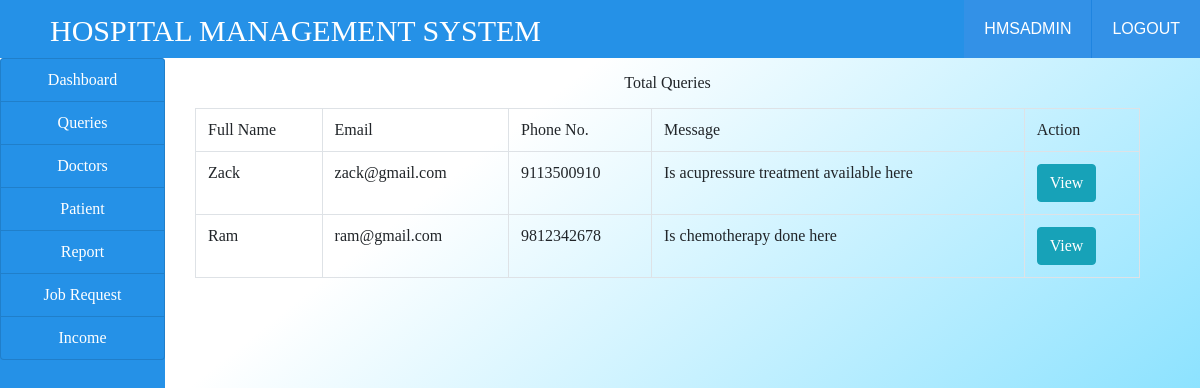
The page /query.php (signed in) on the database its author committed.
### tables this page shows
CREATE TABLE `queries` (
  `id` int(100) NOT NULL,
  `fullname` varchar(100) NOT NULL,
  `email` varchar(100) NOT NULL,
  `phone` varchar(10) NOT NULL,
  `message` varchar(100) NOT NULL
);

### query.php (the view, shortened to what this page needs)
<!DOCTYPE html>
<html>
<head>
</head>
<body>
 <?php
include("link.php");
include("ribbon.php");
include("connection.php");
 ?>
 <div class="container-fluid" style= "background: linear-gradient(to bottom right, #ffffff 25%, #33ccff 100%);">
 	<div class="col-md-12">
 		<div class="row">
 			<div class="col-md-2" style="margin-left: -30px">
 				<?php
 					include("sidenav.php");
 				?>
 			</div>
 			<div class="col-md-10">
                  <h5 class="text-center my-3">Total Queries</h5>
 				<?php
 				$query = "SELECT * FROM queries";
 				$res=mysqli_query($conn,$query);
$output = "";
$output .="
      <table class='table table-bordered'>
      <tr>
      		<th>Full Name</th>
      		<th>Email</th>
      		<th>Phone No.</th>
      		<th>Message</th>
      		<th>Action</th>
      </tr>
";
while($row=mysqli_fetch_array($res)) {
	$output .="
		<tr>
		  <td>".$row['fullname']."</td>
		  <td>".$row['email']."</td>
		   <td>".$row['phone']."</td>
		  <td>".$row['message']."</td>
		  <td>
		   <a href='viewquery.php?id=".$row['id']."'>
            <button class='btn btn-info'>View</button>
		   </a>
		  </td>
	";
}
$output .="
  </tr>
  </table>
";
echo $output;
 				?>
 			</div>
 		</div>
 	</div>
 </div>
</body>
</html>

### css/style.css (style rules this page uses)
html,body,div,span,applet,object,iframe,h1,h2,h3,h4,h5,h6,p,blockquote,pre,a,abbr,acronym,address,big,cite,code,del,dfn,em,img,ins,kbd,q,s,samp,small,strike,strong,sub,sup,tt,var,b,u,i,dl,dt,dd,ol,nav ul,nav li,fieldset,form,label,legend,table,caption,tbody,tfoot,thead,tr,th,td,article,aside,canvas,details,embed,figure,figcaption,footer,header,hgroup,menu,nav,output,ruby,section,summary,time,mark,audio,video { margin:0;padding:0;border:0;font-size:100%;font:inherit;vertical-align:baseline; }
table { border-collapse:collapse;border-spacing:0; }
a { text-decoration:none; }
body { background:#F8FBFB; }

### rows shown on the page
queries: fullname "Zack", email "zack@gmail.com", phone "9113500910", message "Is acupressure treatment available here"
queries: fullname "Ram", email "ram@gmail.com", phone "9812342678", message "Is chemotherapy done here"

### other values the page prints
$user "HMSADMIN"
